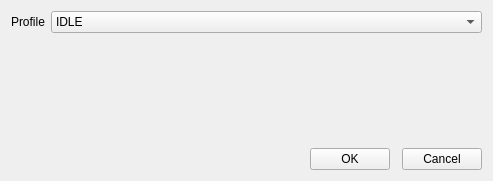
<?xml version="1.0" encoding="UTF-8"?>
<ui version="4.0">
 <class>GTAProfileSelectorWidget</class>
 <widget class="QWidget" name="GTAProfileSelectorWidget">
  <property name="windowModality">
   <enum>Qt::WindowModal</enum>
  </property>
  <property name="geometry">
   <rect>
    <x>0</x>
    <y>0</y>
    <width>493</width>
    <height>181</height>
   </rect>
  </property>
  <property name="windowTitle">
   <string>Signal Profile selector</string>
  </property>
  <layout class="QGridLayout" name="gridLayout">
   <item row="0" column="0" colspan="4">
    <layout class="QHBoxLayout" name="horizontalLayout">
     <item>
      <widget class="QLabel" name="label">
       <property name="sizePolicy">
        <sizepolicy hsizetype="Fixed" vsizetype="Preferred">
         <horstretch>0</horstretch>
         <verstretch>0</verstretch>
        </sizepolicy>
       </property>
       <property name="text">
        <string>Profile</string>
       </property>
      </widget>
     </item>
     <item>
      <widget class="QComboBox" name="SimulationCB">
       <property name="sizePolicy">
        <sizepolicy hsizetype="Expanding" vsizetype="Fixed">
         <horstretch>0</horstretch>
         <verstretch>0</verstretch>
        </sizepolicy>
       </property>
       <item>
        <property name="text">
         <string>IDLE</string>
        </property>
       </item>
       <item>
        <property name="text">
         <string>SINE</string>
        </property>
       </item>
       <item>
        <property name="text">
         <string>NOISE</string>
        </property>
       </item>
       <item>
        <property name="text">
         <string>PULSE</string>
        </property>
       </item>
       <item>
        <property name="text">
         <string>RAMP</string>
        </property>
       </item>
       <item>
        <property name="text">
         <string>CONSTANT</string>
        </property>
       </item>
       <item>
        <property name="text">
         <string>SAWTOOTH</string>
        </property>
       </item>
       <item>
        <property name="text">
         <string>RAMP SLOPE</string>
        </property>
       </item>
       <item>
        <property name="text">
         <string>EXPONENTIAL</string>
        </property>
       </item>
      </widget>
     </item>
    </layout>
   </item>
   <item row="1" column="0" colspan="4">
    <widget class="QStackedWidget" name="ProfileStackSW">
     <widget class="QWidget" name="page"/>
     <widget class="QWidget" name="page_2"/>
    </widget>
   </item>
   <item row="2" column="0">
    <spacer name="horizontalSpacer">
     <property name="orientation">
      <enum>Qt::Horizontal</enum>
     </property>
     <property name="sizeHint" stdset="0">
      <size>
       <width>108</width>
       <height>20</height>
      </size>
     </property>
    </spacer>
   </item>
   <item row="2" column="3">
    <widget class="QPushButton" name="CancePB">
     <property name="text">
      <string>Cancel</string>
     </property>
     <property name="icon">
      <iconset resource="../resource.qrc">
       <normaloff>:/images/forms/img/CANCEL.jpg</normaloff>:/images/forms/img/CANCEL.jpg</iconset>
     </property>
    </widget>
   </item>
   <item row="2" column="1">
    <widget class="QPushButton" name="OKPB">
     <property name="text">
      <string>OK</string>
     </property>
     <property name="icon">
      <iconset resource="../resource.qrc">
       <normaloff>:/images/forms/img/OK.png</normaloff>:/images/forms/img/OK.png</iconset>
     </property>
    </widget>
   </item>
  </layout>
 </widget>
 <resources>
  <include location="../resource.qrc"/>
 </resources>
 <connections>
  <connection>
   <sender>CancePB</sender>
   <signal>clicked()</signal>
   <receiver>GTAProfileSelectorWidget</receiver>
   <slot>hide()</slot>
   <hints>
    <hint type="sourcelabel">
     <x>448</x>
     <y>156</y>
    </hint>
    <hint type="destinationlabel">
     <x>384</x>
     <y>-14</y>
    </hint>
   </hints>
  </connection>
 </connections>
</ui>
